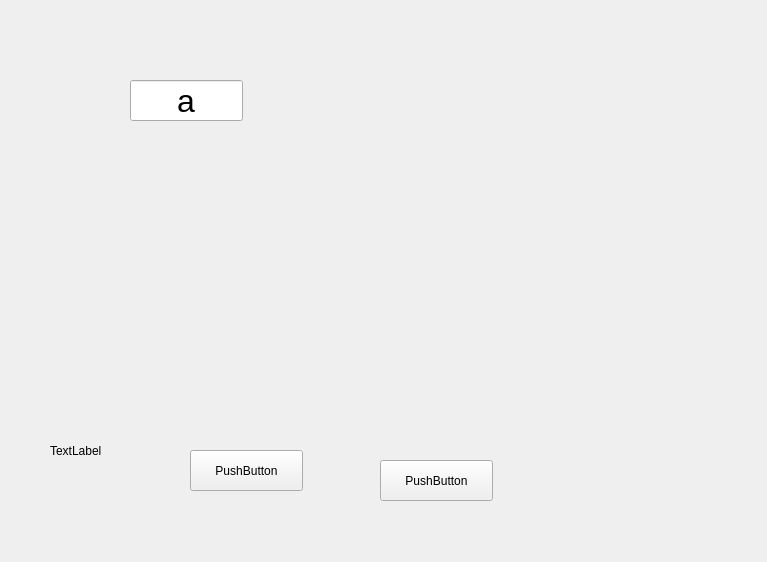
<?xml version="1.0" encoding="UTF-8"?>
<ui version="4.0">
 <class>MainWindow</class>
 <widget class="QMainWindow" name="MainWindow">
  <property name="geometry">
   <rect>
    <x>0</x>
    <y>0</y>
    <width>767</width>
    <height>562</height>
   </rect>
  </property>
  <property name="windowTitle">
   <string>MainWindow</string>
  </property>
  <widget class="QWidget" name="centralwidget">
   <widget class="QPushButton" name="pushButton">
    <property name="geometry">
     <rect>
      <x>190</x>
      <y>450</y>
      <width>113</width>
      <height>41</height>
     </rect>
    </property>
    <property name="text">
     <string>PushButton</string>
    </property>
   </widget>
   <widget class="QPushButton" name="pushButton_2">
    <property name="geometry">
     <rect>
      <x>380</x>
      <y>460</y>
      <width>113</width>
      <height>41</height>
     </rect>
    </property>
    <property name="text">
     <string>PushButton</string>
    </property>
   </widget>
   <widget class="QLabel" name="label">
    <property name="geometry">
     <rect>
      <x>50</x>
      <y>410</y>
      <width>101</width>
      <height>81</height>
     </rect>
    </property>
    <property name="text">
     <string>TextLabel</string>
    </property>
   </widget>
   <widget class="QLineEdit" name="lineEdit">
    <property name="geometry">
     <rect>
      <x>130</x>
      <y>80</y>
      <width>113</width>
      <height>41</height>
     </rect>
    </property>
    <property name="font">
     <font>
      <pointsize>24</pointsize>
     </font>
    </property>
    <property name="text">
     <string>a</string>
    </property>
    <property name="maxLength">
     <number>1</number>
    </property>
    <property name="alignment">
     <set>Qt::AlignCenter</set>
    </property>
   </widget>
  </widget>
 </widget>
 <resources/>
 <connections>
  <connection>
   <sender>lineEdit</sender>
   <signal>textChanged(QString)</signal>
   <receiver>lineEdit</receiver>
   <slot>clear()</slot>
   <hints>
    <hint type="sourcelabel">
     <x>200</x>
     <y>103</y>
    </hint>
    <hint type="destinationlabel">
     <x>219</x>
     <y>106</y>
    </hint>
   </hints>
  </connection>
 </connections>
 <slots>
  <slot>slot1()</slot>
 </slots>
</ui>
